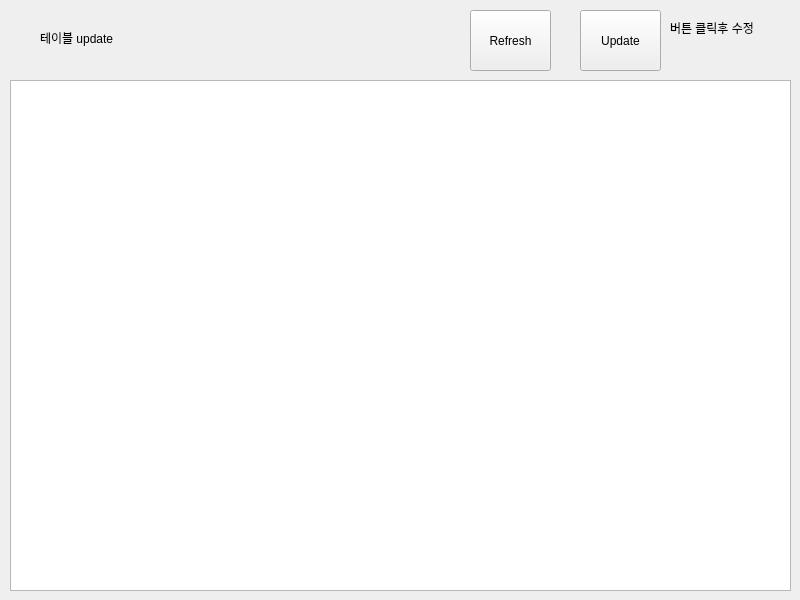
<?xml version="1.0" encoding="UTF-8"?>
<ui version="4.0">
 <class>Form</class>
 <widget class="QWidget" name="Form">
  <property name="geometry">
   <rect>
    <x>0</x>
    <y>0</y>
    <width>800</width>
    <height>600</height>
   </rect>
  </property>
  <property name="windowTitle">
   <string>Form</string>
  </property>
  <widget class="QTableView" name="tableView">
   <property name="enabled">
    <bool>true</bool>
   </property>
   <property name="geometry">
    <rect>
     <x>10</x>
     <y>80</y>
     <width>781</width>
     <height>511</height>
    </rect>
   </property>
   <property name="dragEnabled">
    <bool>false</bool>
   </property>
  </widget>
  <widget class="QLabel" name="label">
   <property name="geometry">
    <rect>
     <x>40</x>
     <y>30</y>
     <width>111</width>
     <height>16</height>
    </rect>
   </property>
   <property name="text">
    <string>테이블 update</string>
   </property>
  </widget>
  <widget class="QPushButton" name="refreshButton">
   <property name="geometry">
    <rect>
     <x>470</x>
     <y>10</y>
     <width>81</width>
     <height>61</height>
    </rect>
   </property>
   <property name="text">
    <string>Refresh</string>
   </property>
  </widget>
  <widget class="QPushButton" name="upButton">
   <property name="geometry">
    <rect>
     <x>580</x>
     <y>10</y>
     <width>81</width>
     <height>61</height>
    </rect>
   </property>
   <property name="text">
    <string>Update</string>
   </property>
  </widget>
  <widget class="QLabel" name="label_2">
   <property name="geometry">
    <rect>
     <x>670</x>
     <y>20</y>
     <width>101</width>
     <height>16</height>
    </rect>
   </property>
   <property name="text">
    <string>버튼 클릭후 수정</string>
   </property>
  </widget>
  <widget class="QLabel" name="toggleLabel">
   <property name="geometry">
    <rect>
     <x>680</x>
     <y>40</y>
     <width>60</width>
     <height>16</height>
    </rect>
   </property>
   <property name="text">
    <string/>
   </property>
   <property name="alignment">
    <set>Qt::AlignCenter</set>
   </property>
  </widget>
 </widget>
 <resources/>
 <connections/>
</ui>
